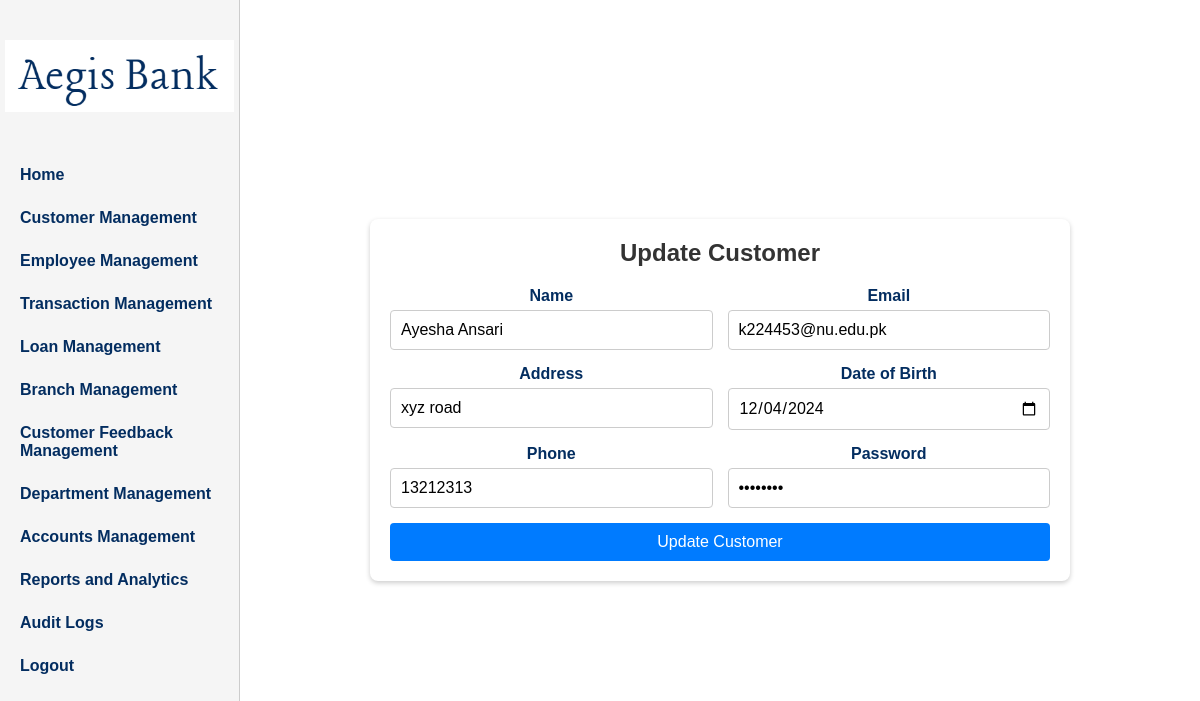
The page /adminpages/CustomerManagement/update_user.php?customer_id=42 (signed in) on the database its author committed.
### tables this page shows
CREATE TABLE `customer` (
  `customerId` int(11) NOT NULL,
  `account_accountID` int(11) NOT NULL,
  `Name` varchar(50) NOT NULL,
  `Email` varchar(100) NOT NULL,
  `Address` varchar(100) NOT NULL,
  `DateOfBirth` date NOT NULL,
  `Phone` int(11) NOT NULL,
  `UserPassword` varchar(11) NOT NULL
);

### adminpages/CustomerManagement/update_user.php (the view, shortened to what this page needs)
<?php
include '../../connection.php';
$customerID = isset($_GET['customer_id']) ? mysqli_real_escape_string($conn, $_GET['customer_id']) : '';
$customer = null;
if ($customerID) {
    $result = mysqli_query($conn, "SELECT * FROM customer WHERE customerId = '$customerID'");
    if ($result) {
        $customer = mysqli_fetch_assoc($result);
    } else {
        $message = "Error fetching customer details: " . mysqli_error($conn);
        error_log($message);
    }
}
?>
<!DOCTYPE html>
<html lang="en">
<head>
    <link rel="stylesheet" href="../../css/adminpages.css">
</head>
<body>
    <div id="main">
    <header class="header">
            <div id="logo" style="padding-top: 20px;">
                <img src="../../logo.png" alt="Bank Logo">
            </div>
            <nav class="nav-links">
                <a href="../adminhome.php">Home</a>
                <a href="../manage_users.php">Customer Management</a>
                <a href="../manage_employees.php">Employee Management</a>
                <a href="../manage_transaction.php">Transaction Management</a>
                <a href="../manage_loan.php">Loan Management</a>
                <a href="../manage_branch.php">Branch Management</a>
                <a href="../manage_support.php">Customer Feedback Management</a>
                <a href="../manage_department.php">Department Management</a>
                <a href="../manage_account.php">Accounts Management</a>
                <a href="../manage_reports.php">Reports and Analytics</a>
                <a href="../manage_audit_logs.php">Audit Logs</a>
                <a href="../admin_logout.php">Logout</a>
            </nav>
        </header>
        <div class="user-info">
            <div class="card">
                <h2>Update Customer</h2>
                <?php if ($customer): ?>
                <form class="form" method="POST" action="">
                    <div>
                        <label for="name">Name</label>
                        <input type="text" id="name" name="name" value="<?= htmlspecialchars($customer['Name']); ?>" required>
                    </div>
                    <div>
                        <label for="email">Email</label>
                        <input type="email" id="email" name="email" value="<?= htmlspecialchars($customer['Email']); ?>" required>
                    </div>
                    <div>
                        <label for="address">Address</label>
                        <input type="text" id="address" name="address" value="<?= htmlspecialchars($customer['Address']); ?>" required>
                    </div>
                    <div>
                        <label for="dob">Date of Birth</label>
                        <input type="date" id="dob" name="dob" value="<?= htmlspecialchars($customer['DateOfBirth']); ?>" required>
                    </div>
                    <div>
                        <label for="phone">Phone</label>
                        <input type="tel" id="phone" name="phone" value="<?= htmlspecialchars($customer['Phone']); ?>" required>
                    </div>
                    <div>
                        <label for="password">Password</label>
                        <input type="password" id="password" name="password" value="<?= htmlspecialchars($customer['UserPassword']); ?>" required>
                    </div>
                    <button type="submit" name="update">Update Customer</button>
                </form>
                <?php else: ?>
                    <p class="message">No customer found.</p>
                <?php endif; ?>
            </div>
        </div>
    </div>
</body>
</html>

### css/adminpages.css (style rules this page uses)
* { margin: 0; padding: 0; box-sizing: border-box; font-family: 'Gill Sans', sans-serif; }
html, body { height: 100%; width: 100%; }
#main { height: 100%; width: 100%; display: flex; background-color: whitesmoke; }
.header { height: 100%; width: 20%; background-color: whitesmoke; display: flex; flex-direction: column; align-items: center; padding-top: 20px; border-right: 1px solid #ccc; }
#logo { width: 96%; text-align: center; margin-bottom: 20px; }
#logo img { width: 100%; height: auto; object-fit: contain; }
.nav-links { display: flex; flex-direction: column; align-items: flex-start; gap: 25px; margin-top: 20px; padding-left: 20px; padding-top: 10px; }
.nav-links a { color: #032D60; font-weight: bold; text-decoration: none; font-size: 16px; text-align: left; }
.user-info { flex: 1; background-color: white; display: flex; flex-direction: column; justify-content: center; align-items: center; text-align: center; color: #032D60; padding: 40px; }

### adminpages/CustomerManagement/update_user.php (style rules this page uses)
body { font-family: Arial, sans-serif; background-color: #f4f4f9; margin: 0; padding: 0; }
.card { max-width: 700px; margin: 50px auto; background: #fff; padding: 20px; box-shadow: 0 2px 5px rgba(0, 0, 0, 0.2); border-radius: 8px; }
.card h2 { margin-bottom: 20px; font-size: 24px; color: #333; text-align: center; }
.form { display: flex; flex-wrap: wrap; gap: 15px; }
.form div { flex: 1 1 calc(50% - 15px); }
.form label { display: block; font-weight: bold; margin-bottom: 5px; }
.form input { width: 100%; padding: 10px; font-size: 16px; border: 1px solid #ccc; border-radius: 4px; }
.form button { width: 100%; padding: 10px; font-size: 16px; background-color: #007BFF; color: #fff; border: none; border-radius: 4px; cursor: pointer; }

### rows shown on the page
customer: name "Ayesha Ansari", email "k224453@nu.edu.pk", address "xyz road", dob "12/04/2024", phone "13212313"
